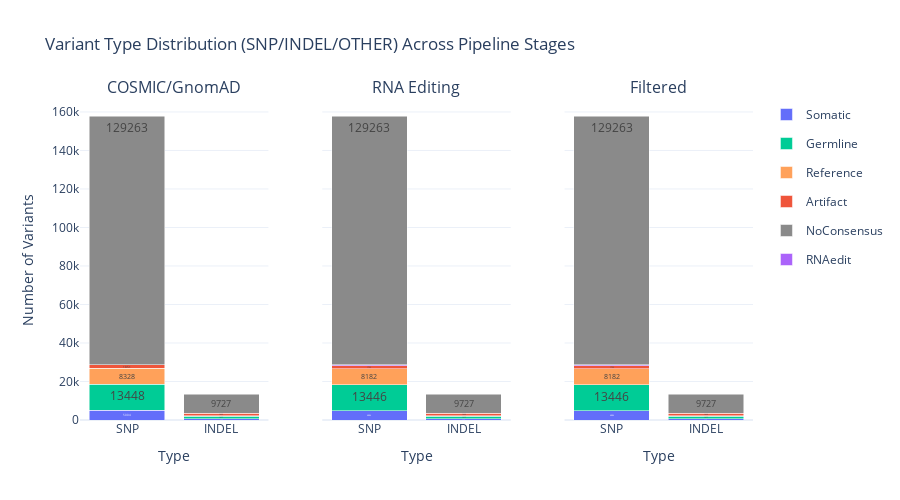
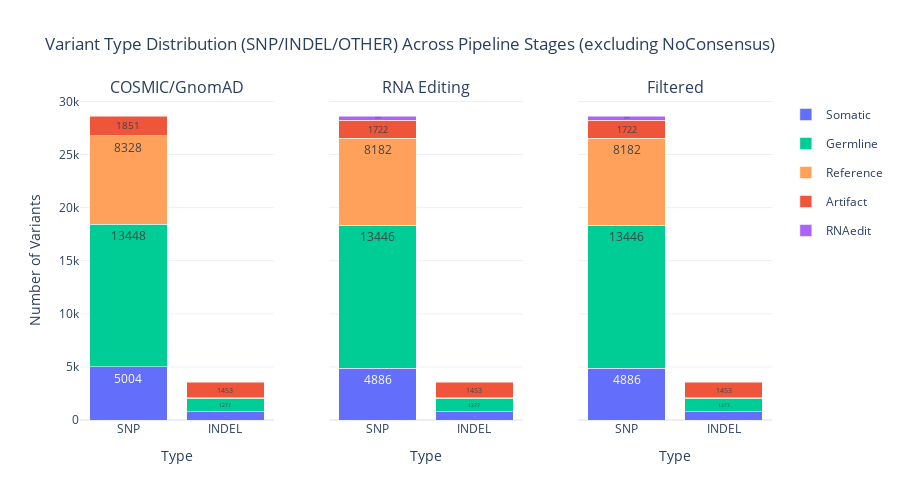

The cell these charts' notebook holds for them, in order:
### Code cell
# Plot 2: Variant Type Distribution
print("Variant Type Distribution:")
figs = realignment_visualizer.plot_variant_type_distribution()
if figs:
    for fig in figs:
        if fig:
            fig.show()

### Figure 1 — Plotly figure (JSON) as saved in the notebook; plotly's stock layout.template omitted (floating-point values rounded to 4 significant figures)
{"data": [{"hovertemplate": "<b>SNP</b><br>Somatic: %{y}<extra></extra>", "legendgroup": "Somatic", "marker": {"color": "#636EFA"}, "name": "Somatic", "showlegend": true, "text": ["5004"], "textposition": "inside", "type": "bar", "x": ["SNP"], "xaxis": "x", "y": [5004], "yaxis": "y"}, {"hovertemplate": "<b>SNP</b><br>Germline: %{y}<extra></extra>", "legendgroup": "Germline", "marker": {"color": "#00CC96"}, "name": "Germline", "showlegend": true, "text": ["13448"], "textposition": "inside", "type": "bar", "x": ["SNP"], "xaxis": "x", "y": [13448], "yaxis": "y"}, {"hovertemplate": "<b>SNP</b><br>Reference: %{y}<extra></extra>", "legendgroup": "Reference", "marker": {"color": "#FFA15A"}, "name": "Reference", "showlegend": true, "text": ["8328"], "textposition": "inside", "type": "bar", "x": ["SNP"], "xaxis": "x", "y": [8328], "yaxis": "y"}, {"hovertemplate": "<b>SNP</b><br>Artifact: %{y}<extra></extra>", "legendgroup": "Artifact", "marker": {"color": "#EF553B"}, "name": "Artifact", "showlegend": true, "text": ["1851"], "textposition": "inside", "type": "bar", "x": ["SNP"], "xaxis": "x", "y": [1851], "yaxis": "y"}, {"hovertemplate": "<b>SNP</b><br>NoConsensus: %{y}<extra></extra>", "legendgroup": "NoConsensus", "marker": {"color": "#8A8A8A"}, "name": "NoConsensus", "showlegend": true, "text": ["129263"], "textposition": "inside", "type": "bar", "x": ["SNP"], "xaxis": "x", "y": [129263], "yaxis": "y"}, {"hovertemplate": "<b>INDEL</b><br>Somatic: %{y}<extra></extra>", "legendgroup": "Somatic", "marker": {"color": "#636EFA"}, "name": "Somatic", "showlegend": false, "text": ["763"], "textposition": "inside", "type": "bar", "x": ["INDEL"], "xaxis": "x", "y": [763], "yaxis": "y"}, {"hovertemplate": "<b>INDEL</b><br>Germline: %{y}<extra></extra>", "legendgroup": "Germline", "marker": {"color": "#00CC96"}, "name": "Germline", "showlegend": false, "text": ["1277"], "textposition": "inside", "type": "bar", "x": ["INDEL"], "xaxis": "x", "y": [1277], "yaxis": "y"}, {"hovertemplate": "<b>INDEL</b><br>Reference: %{y}<extra></extra>", "legendgroup": "Reference", "marker": {"color": "#FFA15A"}, "name": "Reference", "showlegend": false, "text": ["44"], "textposition": "inside", "type": "bar", "x": ["INDEL"], "xaxis": "x", "y": [44], "yaxis": "y"}, {"hovertemplate": "<b>INDEL</b><br>Artifact: %{y}<extra></extra>", "legendgroup": "Artifact", "marker": {"color": "#EF553B"}, "name": "Artifact", "showlegend": false, "text": ["1453"], "textposition": "inside", "type": "bar", "x": ["INDEL"], "xaxis": "x", "y": [1453], "yaxis": "y"}, {"hovertemplate": "<b>INDEL</b><br>NoConsensus: %{y}<extra></extra>", "legendgroup": "NoConsensus", "marker": {"color": "#8A8A8A"}, "name": "NoConsensus", "showlegend": false, "text": ["9727"], "textposition": "inside", "type": "bar", "x": ["INDEL"], "xaxis": "x", "y": [9727], "yaxis": "y"}, {"hovertemplate": "<b>SNP</b><br>Somatic: %{y}<extra></extra>", "legendgroup": "Somatic", "marker": {"color": "#636EFA"}, "name": "Somatic", "showlegend": false, "text": ["4886"], "textposition": "inside", "type": "bar", "x": ["SNP"], "xaxis": "x2", "y": [4886], "yaxis": "y2"}, {"hovertemplate": "<b>SNP</b><br>Germline: %{y}<extra></extra>", "legendgroup": "Germline", "marker": {"color": "#00CC96"}, "name": "Germline", "showlegend": false, "text": ["13446"], "textposition": "inside", "type": "bar", "x": ["SNP"], "xaxis": "x2", "y": [13446], "yaxis": "y2"}, {"hovertemplate": "<b>SNP</b><br>Reference: %{y}<extra></extra>", "legendgroup": "Reference", "marker": {"color": "#FFA15A"}, "name": "Reference", "showlegend": false, "text": ["8182"], "textposition": "inside", "type": "bar", "x": ["SNP"], "xaxis": "x2", "y": [8182], "yaxis": "y2"}, {"hovertemplate": "<b>SNP</b><br>Artifact: %{y}<extra></extra>", "legendgroup": "Artifact", "marker": {"color": "#EF553B"}, "name": "Artifact", "showlegend": false, "text": ["1722"], "textposition": "inside", "type": "bar", "x": ["SNP"], "xaxis": "x2", "y": [1722], "yaxis": "y2"}, {"hovertemplate": "<b>SNP</b><br>RNAedit: %{y}<extra></extra>", "legendgroup": "RNAedit", "marker": {"color": "#AB63FA"}, "name": "RNAedit", "showlegend": true, "text": ["395"], "textposition": "inside", "type": "bar", "x": ["SNP"], "xaxis": "x2", "y": [395], "yaxis": "y2"}, {"hovertemplate": "<b>SNP</b><br>NoConsensus: %{y}<extra></extra>", "legendgroup": "NoConsensus", "marker": {"color": "#8A8A8A"}, "name": "NoConsensus", "showlegend": false, "text": ["129263"], "textposition": "inside", "type": "bar", "x": ["SNP"], "xaxis": "x2", "y": [129263], "yaxis": "y2"}, {"hovertemplate": "<b>INDEL</b><br>Somatic: %{y}<extra></extra>", "legendgroup": "Somatic", "marker": {"color": "#636EFA"}, "name": "Somatic", "showlegend": false, "text": ["763"], "textposition": "inside", "type": "bar", "x": ["INDEL"], "xaxis": "x2", "y": [763], "yaxis": "y2"}, {"hovertemplate": "<b>INDEL</b><br>Germline: %{y}<extra></extra>", "legendgroup": "Germline", "marker": {"color": "#00CC96"}, "name": "Germline", "showlegend": false, "text": ["1277"], "textposition": "inside", "type": "bar", "x": ["INDEL"], "xaxis": "x2", "y": [1277], "yaxis": "y2"}, {"hovertemplate": "<b>INDEL</b><br>Reference: %{y}<extra></extra>", "legendgroup": "Reference", "marker": {"color": "#FFA15A"}, "name": "Reference", "showlegend": false, "text": ["44"], "textposition": "inside", "type": "bar", "x": ["INDEL"], "xaxis": "x2", "y": [44], "yaxis": "y2"}, {"hovertemplate": "<b>INDEL</b><br>Artifact: %{y}<extra></extra>", "legendgroup": "Artifact", "marker": {"color": "#EF553B"}, "name": "Artifact", "showlegend": false, "text": ["1453"], "textposition": "inside", "type": "bar", "x": ["INDEL"], "xaxis": "x2", "y": [1453], "yaxis": "y2"}, {"hovertemplate": "<b>INDEL</b><br>NoConsensus: %{y}<extra></extra>", "legendgroup": "NoConsensus", "marker": {"color": "#8A8A8A"}, "name": "NoConsensus", "showlegend": false, "text": ["9727"], "textposition": "inside", "type": "bar", "x": ["INDEL"], "xaxis": "x2", "y": [9727], "yaxis": "y2"}, {"hovertemplate": "<b>SNP</b><br>Somatic: %{y}<extra></extra>", "legendgroup": "Somatic", "marker": {"color": "#636EFA"}, "name": "Somatic", "showlegend": false, "text": ["4886"], "textposition": "inside", "type": "bar", "x": ["SNP"], "xaxis": "x3", "y": [4886], "yaxis": "y3"}, {"hovertemplate": "<b>SNP</b><br>Germline: %{y}<extra></extra>", "legendgroup": "Germline", "marker": {"color": "#00CC96"}, "name": "Germline", "showlegend": false, "text": ["13446"], "textposition": "inside", "type": "bar", "x": ["SNP"], "xaxis": "x3", "y": [13446], "yaxis": "y3"}, {"hovertemplate": "<b>SNP</b><br>Reference: %{y}<extra></extra>", "legendgroup": "Reference", "marker": {"color": "#FFA15A"}, "name": "Reference", "showlegend": false, "text": ["8182"], "textposition": "inside", "type": "bar", "x": ["SNP"], "xaxis": "x3", "y": [8182], "yaxis": "y3"}, {"hovertemplate": "<b>SNP</b><br>Artifact: %{y}<extra></extra>", "legendgroup": "Artifact", "marker": {"color": "#EF553B"}, "name": "Artifact", "showlegend": false, "text": ["1722"], "textposition": "inside", "type": "bar", "x": ["SNP"], "xaxis": "x3", "y": [1722], "yaxis": "y3"}, {"hovertemplate": "<b>SNP</b><br>RNAedit: %{y}<extra></extra>", "legendgroup": "RNAedit", "marker": {"color": "#AB63FA"}, "name": "RNAedit", "showlegend": false, "text": ["395"], "textposition": "inside", "type": "bar", "x": ["SNP"], "xaxis": "x3", "y": [395], "yaxis": "y3"}, {"hovertemplate": "<b>SNP</b><br>NoConsensus: %{y}<extra></extra>", "legendgroup": "NoConsensus", "marker": {"color": "#8A8A8A"}, "name": "NoConsensus", "showlegend": false, "text": ["129263"], "textposition": "inside", "type": "bar", "x": ["SNP"], "xaxis": "x3", "y": [129263], "yaxis": "y3"}, {"hovertemplate": "<b>INDEL</b><br>Somatic: %{y}<extra></extra>", "legendgroup": "Somatic", "marker": {"color": "#636EFA"}, "name": "Somatic", "showlegend": false, "text": ["763"], "textposition": "inside", "type": "bar", "x": ["INDEL"], "xaxis": "x3", "y": [763], "yaxis": "y3"}, {"hovertemplate": "<b>INDEL</b><br>Germline: %{y}<extra></extra>", "legendgroup": "Germline", "marker": {"color": "#00CC96"}, "name": "Germline", "showlegend": false, "text": ["1277"], "textposition": "inside", "type": "bar", "x": ["INDEL"], "xaxis": "x3", "y": [1277], "yaxis": "y3"}, {"hovertemplate": "<b>INDEL</b><br>Reference: %{y}<extra></extra>", "legendgroup": "Reference", "marker": {"color": "#FFA15A"}, "name": "Reference", "showlegend": false, "text": ["44"], "textposition": "inside", "type": "bar", "x": ["INDEL"], "xaxis": "x3", "y": [44], "yaxis": "y3"}, {"hovertemplate": "<b>INDEL</b><br>Artifact: %{y}<extra></extra>", "legendgroup": "Artifact", "marker": {"color": "#EF553B"}, "name": "Artifact", "showlegend": false, "text": ["1453"], "textposition": "inside", "type": "bar", "x": ["INDEL"], "xaxis": "x3", "y": [1453], "yaxis": "y3"}, {"hovertemplate": "<b>INDEL</b><br>NoConsensus: %{y}<extra></extra>", "legendgroup": "NoConsensus", "marker": {"color": "#8A8A8A"}, "name": "NoConsensus", "showlegend": false, "text": ["9727"], "textposition": "inside", "type": "bar", "x": ["INDEL"], "xaxis": "x3", "y": [9727], "yaxis": "y3"}], "layout": {"annotations": [{"font": {"size": 16}, "showarrow": false, "text": "COSMIC/GnomAD", "x": 0.14, "xanchor": "center", "xref": "paper", "y": 1, "yanchor": "bottom", "yref": "paper"}, {"font": {"size": 16}, "showarrow": false, "text": "RNA Editing", "x": 0.5, "xanchor": "center", "xref": "paper", "y": 1, "yanchor": "bottom", "yref": "paper"}, {"font": {"size": 16}, "showarrow": false, "text": "Filtered", "x": 0.86, "xanchor": "center", "xref": "paper", "y": 1, "yanchor": "bottom", "yref": "paper"}], "barmode": "stack", "height": 500, "showlegend": true, "title": {"text": "Variant Type Distribution (SNP/INDEL/OTHER) Across Pipeline Stages"}, "xaxis": {"anchor": "y", "domain": [0, 0.28], "title": {"text": "Type"}}, "xaxis2": {"anchor": "y2", "domain": [0.36, 0.64], "title": {"text": "Type"}}, "xaxis3": {"anchor": "y3", "domain": [0.72, 1], "title": {"text": "Type"}}, "yaxis": {"anchor": "x", "domain": [0, 1], "title": {"text": "Number of Variants"}}, "yaxis2": {"anchor": "x2", "domain": [0, 1], "matches": "y", "showticklabels": false}, "yaxis3": {"anchor": "x3", "domain": [0, 1], "matches": "y", "showticklabels": false}}}

### Figure 2 — Plotly figure (JSON) as saved in the notebook; plotly's stock layout.template omitted (floating-point values rounded to 4 significant figures)
{"data": [{"hovertemplate": "<b>SNP</b><br>Somatic: %{y}<extra></extra>", "legendgroup": "Somatic", "marker": {"color": "#636EFA"}, "name": "Somatic", "showlegend": true, "text": ["5004"], "textposition": "inside", "type": "bar", "x": ["SNP"], "xaxis": "x", "y": [5004], "yaxis": "y"}, {"hovertemplate": "<b>SNP</b><br>Germline: %{y}<extra></extra>", "legendgroup": "Germline", "marker": {"color": "#00CC96"}, "name": "Germline", "showlegend": true, "text": ["13448"], "textposition": "inside", "type": "bar", "x": ["SNP"], "xaxis": "x", "y": [13448], "yaxis": "y"}, {"hovertemplate": "<b>SNP</b><br>Reference: %{y}<extra></extra>", "legendgroup": "Reference", "marker": {"color": "#FFA15A"}, "name": "Reference", "showlegend": true, "text": ["8328"], "textposition": "inside", "type": "bar", "x": ["SNP"], "xaxis": "x", "y": [8328], "yaxis": "y"}, {"hovertemplate": "<b>SNP</b><br>Artifact: %{y}<extra></extra>", "legendgroup": "Artifact", "marker": {"color": "#EF553B"}, "name": "Artifact", "showlegend": true, "text": ["1851"], "textposition": "inside", "type": "bar", "x": ["SNP"], "xaxis": "x", "y": [1851], "yaxis": "y"}, {"hovertemplate": "<b>INDEL</b><br>Somatic: %{y}<extra></extra>", "legendgroup": "Somatic", "marker": {"color": "#636EFA"}, "name": "Somatic", "showlegend": false, "text": ["763"], "textposition": "inside", "type": "bar", "x": ["INDEL"], "xaxis": "x", "y": [763], "yaxis": "y"}, {"hovertemplate": "<b>INDEL</b><br>Germline: %{y}<extra></extra>", "legendgroup": "Germline", "marker": {"color": "#00CC96"}, "name": "Germline", "showlegend": false, "text": ["1277"], "textposition": "inside", "type": "bar", "x": ["INDEL"], "xaxis": "x", "y": [1277], "yaxis": "y"}, {"hovertemplate": "<b>INDEL</b><br>Reference: %{y}<extra></extra>", "legendgroup": "Reference", "marker": {"color": "#FFA15A"}, "name": "Reference", "showlegend": false, "text": ["44"], "textposition": "inside", "type": "bar", "x": ["INDEL"], "xaxis": "x", "y": [44], "yaxis": "y"}, {"hovertemplate": "<b>INDEL</b><br>Artifact: %{y}<extra></extra>", "legendgroup": "Artifact", "marker": {"color": "#EF553B"}, "name": "Artifact", "showlegend": false, "text": ["1453"], "textposition": "inside", "type": "bar", "x": ["INDEL"], "xaxis": "x", "y": [1453], "yaxis": "y"}, {"hovertemplate": "<b>SNP</b><br>Somatic: %{y}<extra></extra>", "legendgroup": "Somatic", "marker": {"color": "#636EFA"}, "name": "Somatic", "showlegend": false, "text": ["4886"], "textposition": "inside", "type": "bar", "x": ["SNP"], "xaxis": "x2", "y": [4886], "yaxis": "y2"}, {"hovertemplate": "<b>SNP</b><br>Germline: %{y}<extra></extra>", "legendgroup": "Germline", "marker": {"color": "#00CC96"}, "name": "Germline", "showlegend": false, "text": ["13446"], "textposition": "inside", "type": "bar", "x": ["SNP"], "xaxis": "x2", "y": [13446], "yaxis": "y2"}, {"hovertemplate": "<b>SNP</b><br>Reference: %{y}<extra></extra>", "legendgroup": "Reference", "marker": {"color": "#FFA15A"}, "name": "Reference", "showlegend": false, "text": ["8182"], "textposition": "inside", "type": "bar", "x": ["SNP"], "xaxis": "x2", "y": [8182], "yaxis": "y2"}, {"hovertemplate": "<b>SNP</b><br>Artifact: %{y}<extra></extra>", "legendgroup": "Artifact", "marker": {"color": "#EF553B"}, "name": "Artifact", "showlegend": false, "text": ["1722"], "textposition": "inside", "type": "bar", "x": ["SNP"], "xaxis": "x2", "y": [1722], "yaxis": "y2"}, {"hovertemplate": "<b>SNP</b><br>RNAedit: %{y}<extra></extra>", "legendgroup": "RNAedit", "marker": {"color": "#AB63FA"}, "name": "RNAedit", "showlegend": true, "text": ["395"], "textposition": "inside", "type": "bar", "x": ["SNP"], "xaxis": "x2", "y": [395], "yaxis": "y2"}, {"hovertemplate": "<b>INDEL</b><br>Somatic: %{y}<extra></extra>", "legendgroup": "Somatic", "marker": {"color": "#636EFA"}, "name": "Somatic", "showlegend": false, "text": ["763"], "textposition": "inside", "type": "bar", "x": ["INDEL"], "xaxis": "x2", "y": [763], "yaxis": "y2"}, {"hovertemplate": "<b>INDEL</b><br>Germline: %{y}<extra></extra>", "legendgroup": "Germline", "marker": {"color": "#00CC96"}, "name": "Germline", "showlegend": false, "text": ["1277"], "textposition": "inside", "type": "bar", "x": ["INDEL"], "xaxis": "x2", "y": [1277], "yaxis": "y2"}, {"hovertemplate": "<b>INDEL</b><br>Reference: %{y}<extra></extra>", "legendgroup": "Reference", "marker": {"color": "#FFA15A"}, "name": "Reference", "showlegend": false, "text": ["44"], "textposition": "inside", "type": "bar", "x": ["INDEL"], "xaxis": "x2", "y": [44], "yaxis": "y2"}, {"hovertemplate": "<b>INDEL</b><br>Artifact: %{y}<extra></extra>", "legendgroup": "Artifact", "marker": {"color": "#EF553B"}, "name": "Artifact", "showlegend": false, "text": ["1453"], "textposition": "inside", "type": "bar", "x": ["INDEL"], "xaxis": "x2", "y": [1453], "yaxis": "y2"}, {"hovertemplate": "<b>SNP</b><br>Somatic: %{y}<extra></extra>", "legendgroup": "Somatic", "marker": {"color": "#636EFA"}, "name": "Somatic", "showlegend": false, "text": ["4886"], "textposition": "inside", "type": "bar", "x": ["SNP"], "xaxis": "x3", "y": [4886], "yaxis": "y3"}, {"hovertemplate": "<b>SNP</b><br>Germline: %{y}<extra></extra>", "legendgroup": "Germline", "marker": {"color": "#00CC96"}, "name": "Germline", "showlegend": false, "text": ["13446"], "textposition": "inside", "type": "bar", "x": ["SNP"], "xaxis": "x3", "y": [13446], "yaxis": "y3"}, {"hovertemplate": "<b>SNP</b><br>Reference: %{y}<extra></extra>", "legendgroup": "Reference", "marker": {"color": "#FFA15A"}, "name": "Reference", "showlegend": false, "text": ["8182"], "textposition": "inside", "type": "bar", "x": ["SNP"], "xaxis": "x3", "y": [8182], "yaxis": "y3"}, {"hovertemplate": "<b>SNP</b><br>Artifact: %{y}<extra></extra>", "legendgroup": "Artifact", "marker": {"color": "#EF553B"}, "name": "Artifact", "showlegend": false, "text": ["1722"], "textposition": "inside", "type": "bar", "x": ["SNP"], "xaxis": "x3", "y": [1722], "yaxis": "y3"}, {"hovertemplate": "<b>SNP</b><br>RNAedit: %{y}<extra></extra>", "legendgroup": "RNAedit", "marker": {"color": "#AB63FA"}, "name": "RNAedit", "showlegend": false, "text": ["395"], "textposition": "inside", "type": "bar", "x": ["SNP"], "xaxis": "x3", "y": [395], "yaxis": "y3"}, {"hovertemplate": "<b>INDEL</b><br>Somatic: %{y}<extra></extra>", "legendgroup": "Somatic", "marker": {"color": "#636EFA"}, "name": "Somatic", "showlegend": false, "text": ["763"], "textposition": "inside", "type": "bar", "x": ["INDEL"], "xaxis": "x3", "y": [763], "yaxis": "y3"}, {"hovertemplate": "<b>INDEL</b><br>Germline: %{y}<extra></extra>", "legendgroup": "Germline", "marker": {"color": "#00CC96"}, "name": "Germline", "showlegend": false, "text": ["1277"], "textposition": "inside", "type": "bar", "x": ["INDEL"], "xaxis": "x3", "y": [1277], "yaxis": "y3"}, {"hovertemplate": "<b>INDEL</b><br>Reference: %{y}<extra></extra>", "legendgroup": "Reference", "marker": {"color": "#FFA15A"}, "name": "Reference", "showlegend": false, "text": ["44"], "textposition": "inside", "type": "bar", "x": ["INDEL"], "xaxis": "x3", "y": [44], "yaxis": "y3"}, {"hovertemplate": "<b>INDEL</b><br>Artifact: %{y}<extra></extra>", "legendgroup": "Artifact", "marker": {"color": "#EF553B"}, "name": "Artifact", "showlegend": false, "text": ["1453"], "textposition": "inside", "type": "bar", "x": ["INDEL"], "xaxis": "x3", "y": [1453], "yaxis": "y3"}], "layout": {"annotations": [{"font": {"size": 16}, "showarrow": false, "text": "COSMIC/GnomAD", "x": 0.14, "xanchor": "center", "xref": "paper", "y": 1, "yanchor": "bottom", "yref": "paper"}, {"font": {"size": 16}, "showarrow": false, "text": "RNA Editing", "x": 0.5, "xanchor": "center", "xref": "paper", "y": 1, "yanchor": "bottom", "yref": "paper"}, {"font": {"size": 16}, "showarrow": false, "text": "Filtered", "x": 0.86, "xanchor": "center", "xref": "paper", "y": 1, "yanchor": "bottom", "yref": "paper"}], "barmode": "stack", "height": 500, "showlegend": true, "title": {"text": "Variant Type Distribution (SNP/INDEL/OTHER) Across Pipeline Stages (excluding NoConsensus)"}, "xaxis": {"anchor": "y", "domain": [0, 0.28], "title": {"text": "Type"}}, "xaxis2": {"anchor": "y2", "domain": [0.36, 0.64], "title": {"text": "Type"}}, "xaxis3": {"anchor": "y3", "domain": [0.72, 1], "title": {"text": "Type"}}, "yaxis": {"anchor": "x", "domain": [0, 1], "title": {"text": "Number of Variants"}}, "yaxis2": {"anchor": "x2", "domain": [0, 1], "matches": "y", "showticklabels": false}, "yaxis3": {"anchor": "x3", "domain": [0, 1], "matches": "y", "showticklabels": false}}}
